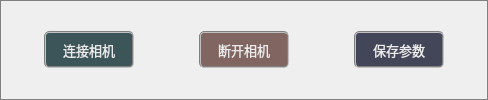
          <widget class="QFrame" name="frame_3">
           <property name="styleSheet">
            <string notr="true">border: 1px solid gray;</string>
           </property>
           <property name="frameShape">
            <enum>QFrame::StyledPanel</enum>
           </property>
           <property name="frameShadow">
            <enum>QFrame::Raised</enum>
           </property>
           <layout class="QHBoxLayout" name="horizontalLayout_6">
            <property name="spacing">
             <number>0</number>
            </property>
            <property name="leftMargin">
             <number>3</number>
            </property>
            <property name="topMargin">
             <number>3</number>
            </property>
            <property name="rightMargin">
             <number>3</number>
            </property>
            <property name="bottomMargin">
             <number>3</number>
            </property>
            <item>
             <spacer name="horizontalSpacer_3">
              <property name="orientation">
               <enum>Qt::Horizontal</enum>
              </property>
              <property name="sizeHint" stdset="0">
               <size>
                <width>40</width>
                <height>20</height>
               </size>
              </property>
             </spacer>
            </item>
            <item>
             <widget class="QPushButton" name="btnConnect">
              <property name="minimumSize">
               <size>
                <width>90</width>
                <height>37</height>
               </size>
              </property>
              <property name="font">
               <font>
                <family>微软雅黑</family>
                <pointsize>10</pointsize>
               </font>
              </property>
              <property name="styleSheet">
               <string notr="true">QWidget{ background-color: rgba(9, 42, 47, 200);}
QWidget{ color: rgb(235, 235, 235);}
QWidget{ border: 2px groove gray;border-radius: 5px;padding: 2px 4px;}
QPushButton:hover{ background-color: rgb(9, 62, 52);}
QPushButton:pressed{background-color: rgb(9, 82, 72);}</string>
              </property>
              <property name="text">
               <string>连接相机</string>
              </property>
             </widget>
            </item>
            <item>
             <spacer name="horizontalSpacer_5">
              <property name="orientation">
               <enum>Qt::Horizontal</enum>
              </property>
              <property name="sizeType">
               <enum>QSizePolicy::Fixed</enum>
              </property>
              <property name="sizeHint" stdset="0">
               <size>
                <width>65</width>
                <height>20</height>
               </size>
              </property>
             </spacer>
            </item>
            <item>
             <widget class="QPushButton" name="btnDisconnect">
              <property name="minimumSize">
               <size>
                <width>90</width>
                <height>37</height>
               </size>
              </property>
              <property name="font">
               <font>
                <family>微软雅黑</family>
                <pointsize>10</pointsize>
               </font>
              </property>
              <property name="styleSheet">
               <string notr="true">QWidget{ background-color: rgba(97, 63, 56, 200);}
QWidget{ color: rgb(235, 235, 235);}
QWidget{ border: 2px groove gray;border-radius: 5px;padding: 2px 4px;}
QPushButton:hover{ background-color: rgb(97, 83, 76);}
QPushButton:pressed{background-color: rgb(117, 103, 96);}</string>
              </property>
              <property name="text">
               <string>断开相机</string>
              </property>
             </widget>
            </item>
            <item>
             <spacer name="horizontalSpacer_11">
              <property name="orientation">
               <enum>Qt::Horizontal</enum>
              </property>
              <property name="sizeType">
               <enum>QSizePolicy::Fixed</enum>
              </property>
              <property name="sizeHint" stdset="0">
               <size>
                <width>65</width>
                <height>20</height>
               </size>
              </property>
             </spacer>
            </item>
            <item>
             <widget class="QPushButton" name="btnSave">
              <property name="sizePolicy">
               <sizepolicy hsizetype="Fixed" vsizetype="Fixed">
                <horstretch>0</horstretch>
                <verstretch>0</verstretch>
               </sizepolicy>
              </property>
              <property name="minimumSize">
               <size>
                <width>90</width>
                <height>37</height>
               </size>
              </property>
              <property name="font">
               <font>
                <family>微软雅黑</family>
                <pointsize>10</pointsize>
               </font>
              </property>
              <property name="styleSheet">
               <string notr="true">QWidget{ background-color: rgba(19, 22, 47, 200);}
QWidget{ color: rgb(235, 235, 235);}
QWidget{ border: 2px groove gray;border-radius: 5px;padding: 2px 4px;}
QPushButton:hover{ background-color: rgb(19, 22, 67);}
QPushButton:pressed{background-color: rgb(19, 22, 87);}</string>
              </property>
              <property name="text">
               <string>保存参数</string>
              </property>
             </widget>
            </item>
            <item>
             <spacer name="horizontalSpacer_4">
              <property name="orientation">
               <enum>Qt::Horizontal</enum>
              </property>
              <property name="sizeHint" stdset="0">
               <size>
                <width>40</width>
                <height>20</height>
               </size>
              </property>
             </spacer>
            </item>
           </layout>
          </widget>
